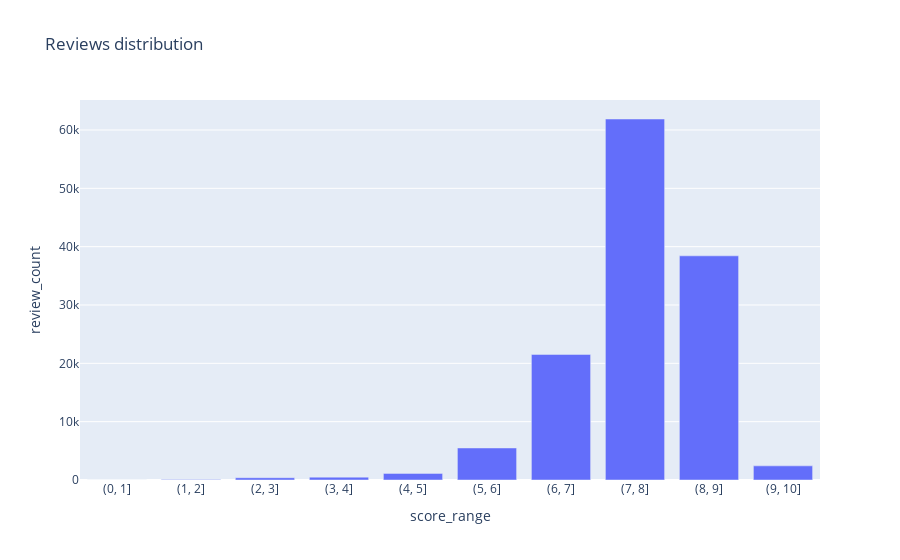

The notebook cell saved with this chart:
### Code cell
fig = px.bar(reviews_grouped,x='score',y='review_count', title='Reviews distribution', labels={'score':'score_range'})
fig.show()

### Figure 1 — Plotly figure (JSON) as saved in the notebook; plotly's stock layout.template omitted (floating-point values rounded to 4 significant figures)
{"data": [{"alignmentgroup": "True", "hovertemplate": "score_range=%{x}<br>review_count=%{y}<extra></extra>", "legendgroup": "", "marker": {"color": "#636efa"}, "name": "", "offsetgroup": "", "orientation": "v", "showlegend": false, "textposition": "auto", "type": "bar", "x": ["(0, 1]", "(1, 2]", "(2, 3]", "(3, 4]", "(4, 5]", "(5, 6]", "(6, 7]", "(7, 8]", "(8, 9]", "(9, 10]"], "xaxis": "x", "y": [0, 77, 391, 490, 1134, 5492, 21528, 61884, 38427, 2424], "yaxis": "y"}], "layout": {"barmode": "relative", "legend": {"tracegroupgap": 0}, "title": {"text": "Reviews distribution"}, "xaxis": {"anchor": "y", "domain": [0, 1], "title": {"text": "score_range"}}, "yaxis": {"anchor": "x", "domain": [0, 1], "title": {"text": "review_count"}}}}
